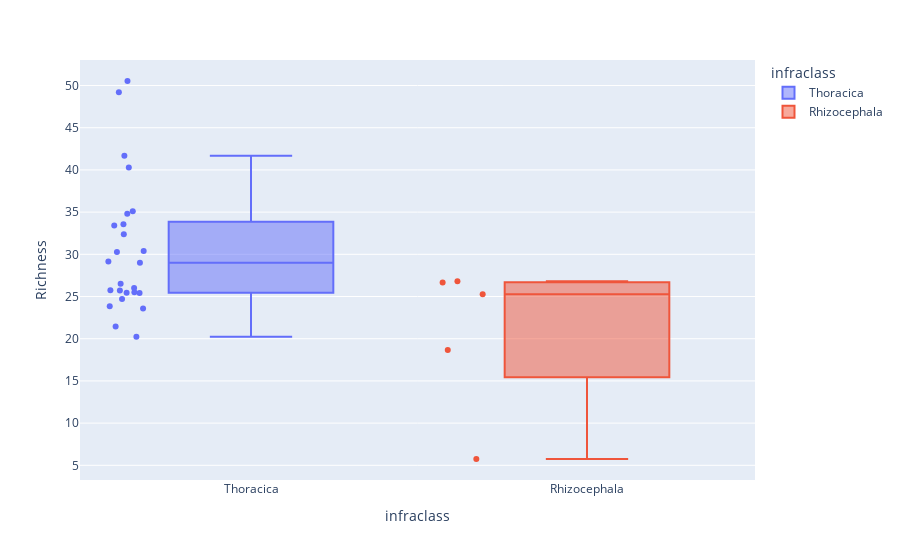

Notebook source saved alongside this figure:
### Code cell
fig = px.box(viromeDF, x='infraclass', y="Richness", color='infraclass', points='all',)
fig.show()

### Figure 1 — Plotly figure (JSON) as saved in the notebook; plotly's stock layout.template omitted (floating-point values rounded to 4 significant figures)
{"data": [{"alignmentgroup": "True", "boxpoints": "all", "hovertemplate": "infraclass=%{x}<br>Richness=%{y}<extra></extra>", "legendgroup": "Thoracica", "marker": {"color": "#636efa"}, "name": "Thoracica", "notched": false, "offsetgroup": "Thoracica", "orientation": "v", "showlegend": true, "type": "box", "x": ["Thoracica", "Thoracica", "Thoracica", "Thoracica", "Thoracica", "Thoracica", "Thoracica", "Thoracica", "Thoracica", "Thoracica", "Thoracica", "Thoracica", "Thoracica", "Thoracica", "Thoracica", "Thoracica", "Thoracica", "Thoracica", "Thoracica", "Thoracica", "Thoracica", "Thoracica", "Thoracica", "Thoracica", "Thoracica"], "x0": " ", "xaxis": "x", "y": [25.71, 23.59, 33.42, 20.23, 35.1, 21.44, 40.28, 32.38, 50.54, 49.2, 41.67, 23.86, 34.8, 25.5, 33.55, 25.75, 26.52, 24.7, 26.0, 25.42, 29.16, 29.0, 30.39, 30.26, 25.45], "y0": " ", "yaxis": "y"}, {"alignmentgroup": "True", "boxpoints": "all", "hovertemplate": "infraclass=%{x}<br>Richness=%{y}<extra></extra>", "legendgroup": "Rhizocephala", "marker": {"color": "#EF553B"}, "name": "Rhizocephala", "notched": false, "offsetgroup": "Rhizocephala", "orientation": "v", "showlegend": true, "type": "box", "x": ["Rhizocephala", "Rhizocephala", "Rhizocephala", "Rhizocephala", "Rhizocephala"], "x0": " ", "xaxis": "x", "y": [26.82, 18.68, 5.748, 26.66, 25.27], "y0": " ", "yaxis": "y"}], "layout": {"boxmode": "overlay", "legend": {"title": {"text": "infraclass"}, "tracegroupgap": 0}, "margin": {"t": 60}, "xaxis": {"anchor": "y", "categoryarray": ["Thoracica", "Rhizocephala", null], "categoryorder": "array", "domain": [0, 1], "title": {"text": "infraclass"}}, "yaxis": {"anchor": "x", "domain": [0, 1], "title": {"text": "Richness"}}}}
